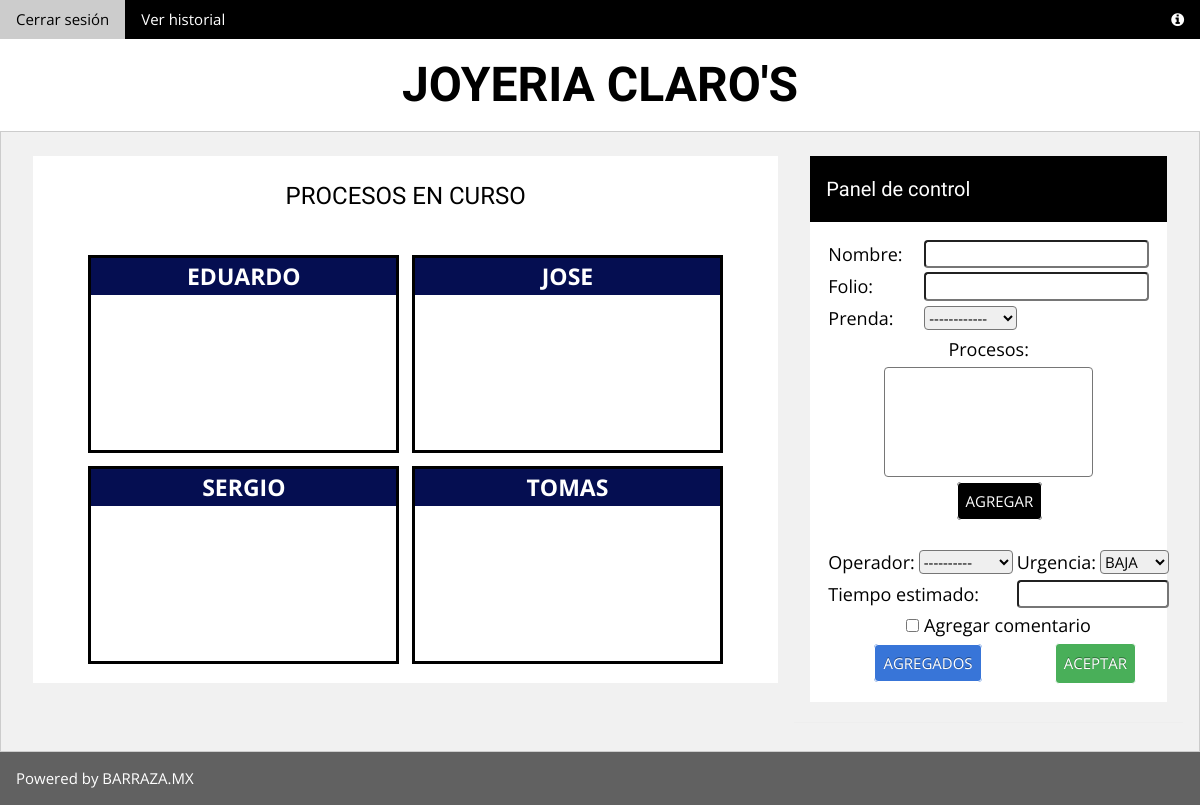
The app's page /index.php (signed in), older data.
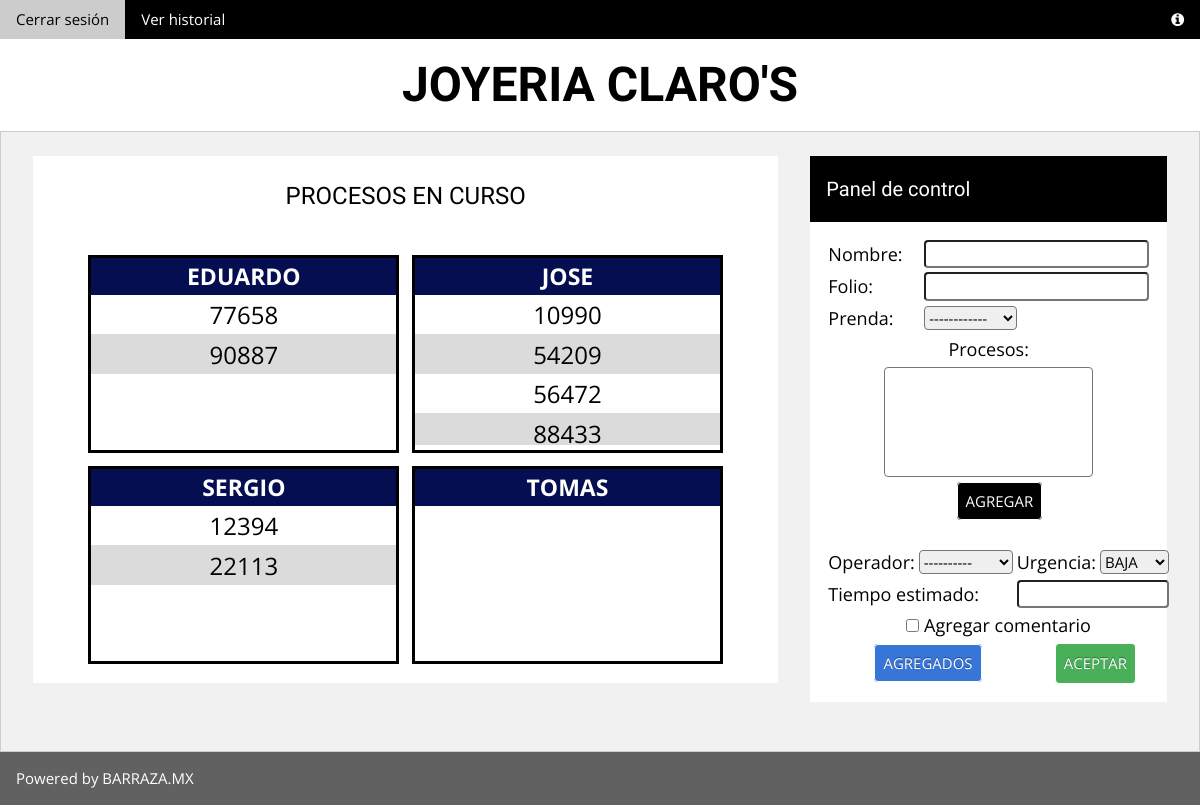
The same page, newer data.
### tables this page shows
CREATE TABLE `usuario` (
  `usuario` varchar(20) NOT NULL,
  `password` varchar(15) NOT NULL,
  `nombre` varchar(30) NOT NULL,
  `apellido` varchar(40) DEFAULT NULL,
  `tipo` varchar(10) NOT NULL,
  PRIMARY KEY (`usuario`)
);

CREATE TABLE `cola` (
  `folio` int(11) NOT NULL,
  `operador` varchar(20) NOT NULL,
  `tiempoEstimado` int(11) DEFAULT NULL,
  `urgencia` varchar(10) DEFAULT NULL,
  PRIMARY KEY (`folio`),
  KEY `operador` (`operador`),
  CONSTRAINT `cola_ibfk_1` FOREIGN KEY (`operador`) REFERENCES `usuario` (`usuario`)
);

### index.php (the view, shortened to what this page needs)
<!DOCTYPE html>
<html>
	<head>
		<link rel="stylesheet" href="w3.css">
		<link type="text/css" rel="stylesheet" href="css.css">
		<link rel="stylesheet" href="https://cdnjs.cloudflare.com/ajax/libs/font-awesome/4.7.0/css/font-awesome.min.css">
	</head>
	<body class="w3-light-grey">
		<div class="w3-bar w3-black w3-hide-small">
		  <a href="inicio.php" class="w3-bar-item w3-button">Cerrar sesión</a>
		  <a href="historial.php" class="w3-bar-item w3-button">Ver historial</a>
		  <a href="#" class="w3-bar-item w3-button w3-right"><i class="fa fa-info-circle"></i></a>
		</div>
		<div class="w3-content">
		  <header class="w3-container w3-center w3-white">
		    <h1 class="w3-xxxlarge"><b>JOYERIA CLARO'S</b></h1>
		  </header>
		  <div class="w3-row w3-padding w3-border">
		    <div class="w3-col l8 s12">
		      <div class="w3-container w3-white w3-margin w3-padding-large">
		        <div class="w3-center">
		          <h3>PROCESOS EN CURSO</h3>
		          <div class="colas">
		          	<?php
		          		include 'conexion.php';
		          		$sql = "SELECT * FROM usuario WHERE tipo='operador'";
		          		$result = mysqli_query($con, $sql);
		          		$rows = $result->num_rows;
		          		for ($i=0 ; $i < $rows ; $i++){
		          			$row = $result->fetch_assoc();
		          			$nombre= $row["nombre"];
		          			$usuario= $row["usuario"];
		          			?>
		          				<div class="cola">
		          					<table class="tableSection">
										<thead>
											<tr>
												<th>
												<?php
													echo $nombre;
													$sql2 = "SELECT * FROM cola WHERE operador='$usuario' ORDER BY urgencia DESC";
													$result2 = mysqli_query($con, $sql2);
													$rows2 = $result2->num_rows;
												?>
												</th>
											</tr>
										</thead>
										<tbody>
										<?php
											for($j=0 ; $j<$rows2 ; $j++){
												$row2 = $result2->fetch_assoc();
												if ($usuario == $row2["operador"]){
													echo "<tr onclick=click();><td>";
													echo $row2["folio"];
													echo "</td></tr>";
												}
											}
										?>
										</tbody>
									</table>
					          	</div>
		          			<?php
		          		}
		          	?>
		          </div>
		        </div>
		      </div>
		    </div>
		    <div style="display: block" id="divPanel" class="w3-col l4">
		      <div class="w3-white w3-margin">
		        <div class="w3-container w3-padding w3-black">
		          <h4>Panel de control
		          </h4>
		        </div>
		        <div style="padding:15px" class="w3-ul w3-hoverable w3-white">
		          <form class="panelControl" action="pedido.php" method="post">
		          	<table style="width: 100%;">
		          	  <tr>
		          	    <td><label class="w3-padding-16 w3-large">Nombre: </label></td>
		          	    <td><input type="text" name="nombreCliente" style="width: 100%;"><br></td>
		          	  </tr>
		           	  <tr>
		           	    <td><label class="w3-padding-16 w3-large">Folio: </label></td>
		           	    <td><input type="text" name="folio" style="width: 100%;"></td>
		           	  </tr>
		           	  <tr>
		           	    <td><label class="w3-padding-16 w3-large">Prenda:</label></td>
			      		<td style="text-align: left">
				      		<select id="prenda_select" name="prendas_select" onChange="if (this.selectedIndex) prenda()">
		           	    		<option selected>------------</option>
			      			</select>
			      		</td>
		           	  </tr>
		            	<tr style="text-align: center;">
		            		<td colspan="2"><label class="w3-padding-16 w3-large">Procesos:</label><br></td>
		            	</tr>
		            	<tr>
		            		<td colspan="2">
		            			<select multiple="multiple" multiple class="selectpicker" id="procesos" name="Nameprocesos">
				      			</select></td>
		            	</tr>
		            	<tr>
		            		<td colspan="2" style="height: 40px;"><a class= "button-agregar" onclick="agregarPrendaProceso()">AGREGAR</a></td>
		            	</tr>
		            </table><br>
		            <table style="width: 100%;" >
		            	<tr>
		            		<td><label class="w3-padding-16 w3-large">Operador:</label></td>
		            		<td>
		            			<select style="text-transform: uppercase;" name="operador_select" id="operador">
		            				<option selected>----------</option>
				      			</select>
				      		</td>
				      		<td><label class="w3-padding-16 w3-large">Urgencia:</label></td>
		            		<td>
		            			<select name="urgencia_select" id="urgencia">
							        <option value="1" >BAJA</option>
				      			</select>
				      		</td>
		            	</tr>
		            	<tr>
		            		<td colspan="2"><label class="w3-padding-16 w3-large">Tiempo estimado:</label></td>
							<td colspan="2"><input type="text" name="tiempoEstimado" style="width: 100%;"></td>
		            	</tr>
		            	<tr>
		            		<td style="text-align: center;" colspan="4"><input type="checkbox" name="comentario" value="comentario" id="checkbox" onchange="popUpComentario()"><label class="w3-padding-16 w3-large"> Agregar comentario</label>
		            		</td>
		            	</tr>
		            	<tr>
							<td colspan="2"><a id="btn_agregados" class= "button-agregados" onclick="agregados()">AGREGADOS</a></td>
							<td colspan="2"><button class="button-aceptar">ACEPTAR</button></td>
		            	</tr>
		            </table>
		          </form>
		        </div>
		      </div>
		      <hr>
		    </div>
		  </div>
		</div>
		<footer class="w3-container w3-dark-grey" >
		  <p>Powered by BARRAZA.MX</p>
		</footer>
	</body>
</html>

### w3.css (style rules this page uses)
html { box-sizing:border-box }
*,*:before,*:after { box-sizing:inherit }
html { -ms-text-size-adjust:100%;-webkit-text-size-adjust:100% }
body { margin:0 }
article,aside,details,figcaption,figure,footer,header,main,menu,nav,section,summary { display:block }
a { background-color:transparent;-webkit-text-decoration-skip:objects }
hr { box-sizing:content-box;height:0;overflow:visible }
button,input,select,textarea { font:inherit;margin:0 }
button,input { overflow:visible }
button,select { text-transform:none }
button,html [type=button],[type=reset],[type=submit] { -webkit-appearance:button }
[type=checkbox],[type=radio] { padding:0 }
html,body { font-family:Verdana,sans-serif;font-size:15px;line-height:1.5 }
html { overflow-x:hidden }
h1 { font-size:36px }
h3 { font-size:24px }
h4 { font-size:20px }
h1,h2,h3,h4,h5,h6 { font-family:"Segoe UI",Arial,sans-serif;font-weight:400;margin:10px 0 }
hr { border:0;border-top:1px solid #eee;margin:20px 0 }
a { color:inherit }
.w3-btn,.w3-button { border:none;display:inline-block;outline:0;padding:8px 16px;vertical-align:middle;overflow:hidden;text-decoration:none;color:inherit;background-color:inherit;text-align:center;cursor:pointer;white-space:nowrap }
.w3-btn,.w3-button { -webkit-touch-callout:none;-webkit-user-select:none;-khtml-user-select:none;-moz-user-select:none;-ms-user-select:none;user-select:none }
.w3-ul { list-style-type:none;padding:0;margin:0 }
.w3-bar { width:100%;overflow:hidden }
.w3-bar .w3-bar-item { padding:8px 16px;float:left;width:auto;border:none;outline:none;display:block }
.w3-bar .w3-button { white-space:normal }
.w3-container:after,.w3-container:before,.w3-panel:after,.w3-panel:before,.w3-row:after,.w3-row:before,.w3-row-padding:after,.w3-row-padding:before, .w3-cell-row:before,.w3-cell-row:after,.w3-clear:after,.w3-clear:before,.w3-bar:before,.w3-bar:after { content:"";display:table;clear:both }
.w3-col,.w3-half,.w3-third,.w3-twothird,.w3-threequarter,.w3-quarter { float:left;width:100% }
.w3-col.s12 { width:99.99999% }
@media (min-width:993px) { .w3-col.l4 { width:33.33333% } }
@media (min-width:993px) { .w3-col.l8 { width:66.66666% } }
.w3-content { max-width:980px;margin:auto }
.w3-container,.w3-panel { padding:0.01em 16px }
.w3-large { font-size:18px!important }
.w3-xxxlarge { font-size:48px!important }
.w3-center { text-align:center!important }
.w3-border { border:1px solid #ccc!important }
.w3-margin { margin:16px!important }
.w3-padding { padding:8px 16px!important }
.w3-padding-large { padding:12px 24px!important }
.w3-padding-16 { padding-top:16px!important;padding-bottom:16px!important }
.w3-right { float:right!important }
.w3-white,.w3-hover-white:hover { color:#000!important;background-color:#fff!important }
.w3-black,.w3-hover-black:hover { color:#fff!important;background-color:#000!important }
.w3-light-grey,.w3-hover-light-grey:hover,.w3-light-gray,.w3-hover-light-gray:hover { color:#000!important;background-color:#f1f1f1!important }
.w3-dark-grey,.w3-hover-dark-grey:hover,.w3-dark-gray,.w3-hover-dark-gray:hover { color:#fff!important;background-color:#616161!important }

Row changes from the older to the newer data that the page shows:
added cola: folio "77658", shown under usuario "EDUARDO"
added cola: folio "90887", shown under usuario "EDUARDO"
added cola: folio "10990", shown under usuario "JOSE"
added cola: folio "54209", shown under usuario "JOSE"
added cola: folio "56472", shown under usuario "JOSE"
added cola: folio "88433", shown under usuario "JOSE"
added cola: folio "12394", shown under usuario "SERGIO"
added cola: folio "22113", shown under usuario "SERGIO"
